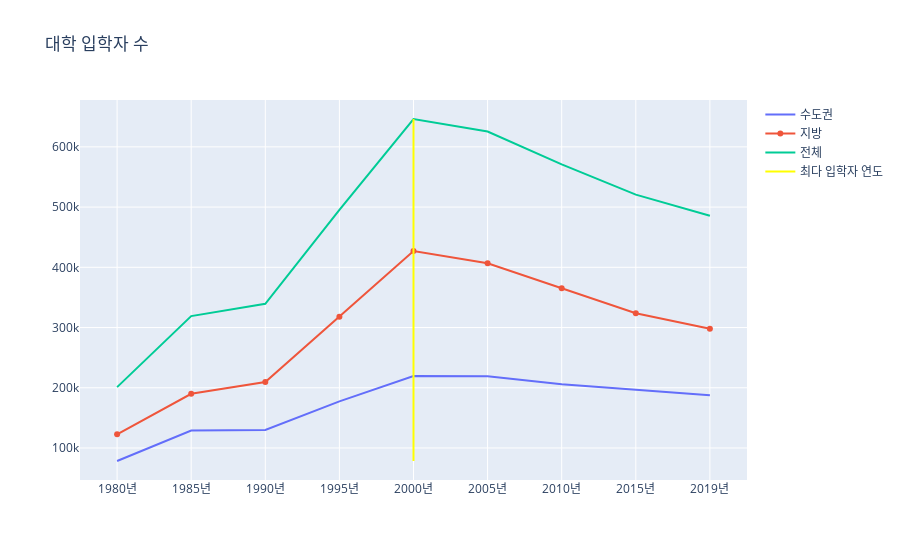

Notebook cell for this chart:
### Code cell
fig = go.Figure()
fig.add_trace(go.Scatter(x=years, y=df1['수도권 전체'],
                        mode='lines',
                        name='수도권'))
fig.add_trace(go.Scatter(x=years, y=df1['지방 전체'],
                        mode='lines+markers',
                        name='지방'))
fig.add_trace(go.Scatter(x=years, y=df1['전체수'],
                        mode='lines',
                        name='전체'))

max_val = max(df1['지방 전체'])

for i in df1.index:
    if df1.loc[i]['지방 전체'] == max_val:
        line_x = i

fig.add_trace(go.Scatter(x=[line_x]*3, y=[min(df1['수도권 전체']), 
                                    df1.loc[line_x]['지방 전체'],
                                    df1.loc[line_x]['전체수']],
                        mode='lines',
                        marker_color='yellow',
                        name='최다 입학자 연도'))

fig.update_layout(title='대학 입학자 수')
fig.show()

### Figure 1 — Plotly figure (JSON) as saved in the notebook; plotly's stock layout.template omitted (floating-point values rounded to 4 significant figures)
{"data": [{"mode": "lines", "name": "수도권", "type": "scatter", "x": ["1980년", "1985년", "1990년", "1995년", "2000년", "2005년", "2010년", "2015년", "2019년"], "y": [78394, 129038, 130005, 177450, 219385, 218912, 205821, 196779, 187647]}, {"mode": "lines+markers", "name": "지방", "type": "scatter", "x": ["1980년", "1985년", "1990년", "1995년", "2000년", "2005년", "2010년", "2015년", "2019년"], "y": [122661, 189962, 209506, 317850, 426890, 406629, 365106, 323885, 297945]}, {"mode": "lines", "name": "전체", "type": "scatter", "x": ["1980년", "1985년", "1990년", "1995년", "2000년", "2005년", "2010년", "2015년", "2019년"], "y": [201055, 319000, 339511, 495300, 646275, 625541, 570927, 520664, 485592]}, {"marker": {"color": "yellow"}, "mode": "lines", "name": "최다 입학자 연도", "type": "scatter", "x": ["2000년", "2000년", "2000년"], "y": [78394, 426890, 646275]}], "layout": {"title": {"text": "대학 입학자 수"}}}
